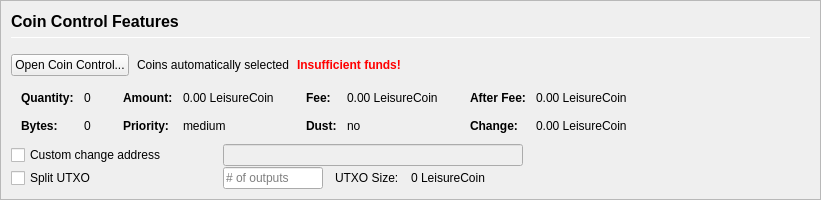
         <widget class="QFrame" name="frameCoinControl">
          <property name="sizePolicy">
           <sizepolicy hsizetype="Expanding" vsizetype="Expanding">
            <horstretch>0</horstretch>
            <verstretch>0</verstretch>
           </sizepolicy>
          </property>
          <property name="maximumSize">
           <size>
            <width>16777215</width>
            <height>16777215</height>
           </size>
          </property>
          <property name="frameShape">
           <enum>QFrame::StyledPanel</enum>
          </property>
          <property name="frameShadow">
           <enum>QFrame::Sunken</enum>
          </property>
          <layout class="QVBoxLayout" name="verticalLayoutCoinControl2">
           <property name="spacing">
            <number>0</number>
           </property>
           <property name="leftMargin">
            <number>0</number>
           </property>
           <property name="topMargin">
            <number>0</number>
           </property>
           <property name="rightMargin">
            <number>0</number>
           </property>
           <property name="bottomMargin">
            <number>0</number>
           </property>
           <item>
            <widget class="QFrame" name="frameCoinControl_BG">
             <layout class="QVBoxLayout" name="verticalLayoutCoinControl" stretch="0,0,0,0,0,0">
              <property name="spacing">
               <number>1</number>
              </property>
              <property name="leftMargin">
               <number>10</number>
              </property>
              <property name="topMargin">
               <number>10</number>
              </property>
              <item>
               <layout class="QHBoxLayout" name="horizontalLayoutCoinControl1">
                <property name="bottomMargin">
                 <number>15</number>
                </property>
                <item>
                 <layout class="QVBoxLayout" name="verticalLayout_3">
                  <property name="spacing">
                   <number>6</number>
                  </property>
                  <item>
                   <widget class="QLabel" name="labelCoinControlFeatures">
                    <property name="sizePolicy">
                     <sizepolicy hsizetype="Preferred" vsizetype="Maximum">
                      <horstretch>0</horstretch>
                      <verstretch>0</verstretch>
                     </sizepolicy>
                    </property>
                    <property name="minimumSize">
                     <size>
                      <width>0</width>
                      <height>20</height>
                     </size>
                    </property>
                    <property name="font">
                     <font>
                      <pointsize>12</pointsize>
                      <weight>75</weight>
                      <bold>true</bold>
                     </font>
                    </property>
                    <property name="styleSheet">
                     <string notr="true">font-weight:bold;</string>
                    </property>
                    <property name="text">
                     <string>Coin Control Features</string>
                    </property>
                   </widget>
                  </item>
                  <item>
                   <widget class="Line" name="line">
                    <property name="minimumSize">
                     <size>
                      <width>0</width>
                      <height>1</height>
                     </size>
                    </property>
                    <property name="maximumSize">
                     <size>
                      <width>16777215</width>
                      <height>1</height>
                     </size>
                    </property>
                    <property name="orientation">
                     <enum>Qt::Horizontal</enum>
                    </property>
                   </widget>
                  </item>
                 </layout>
                </item>
               </layout>
              </item>
              <item>
               <layout class="QHBoxLayout" name="horizontalLayoutCoinControl2" stretch="0,0,0,0">
                <property name="spacing">
                 <number>8</number>
                </property>
                <property name="bottomMargin">
                 <number>10</number>
                </property>
                <item>
                 <widget class="QPushButton" name="pushButtonCoinControl">
                  <property name="styleSheet">
                   <string notr="true"/>
                  </property>
                  <property name="text">
                   <string>Open Coin Control...</string>
                  </property>
                  <property name="autoDefault">
                   <bool>false</bool>
                  </property>
                 </widget>
                </item>
                <item>
                 <widget class="QLabel" name="labelCoinControlAutomaticallySelected">
                  <property name="text">
                   <string>Coins automatically selected</string>
                  </property>
                  <property name="margin">
                   <number>5</number>
                  </property>
                 </widget>
                </item>
                <item>
                 <widget class="QLabel" name="labelCoinControlInsuffFunds">
                  <property name="font">
                   <font>
                    <weight>75</weight>
                    <bold>true</bold>
                   </font>
                  </property>
                  <property name="styleSheet">
                   <string notr="true">color:red;font-weight:bold;</string>
                  </property>
                  <property name="text">
                   <string>Insufficient funds!</string>
                  </property>
                  <property name="margin">
                   <number>5</number>
                  </property>
                 </widget>
                </item>
                <item>
                 <spacer name="horizontalSpacerCoinControl">
                  <property name="orientation">
                   <enum>Qt::Horizontal</enum>
                  </property>
                  <property name="sizeHint" stdset="0">
                   <size>
                    <width>40</width>
                    <height>1</height>
                   </size>
                  </property>
                 </spacer>
                </item>
               </layout>
              </item>
              <item>
               <widget class="QWidget" name="widgetCoinControl" native="true">
                <property name="sizePolicy">
                 <sizepolicy hsizetype="Preferred" vsizetype="Preferred">
                  <horstretch>0</horstretch>
                  <verstretch>0</verstretch>
                 </sizepolicy>
                </property>
                <property name="minimumSize">
                 <size>
                  <width>0</width>
                  <height>0</height>
                 </size>
                </property>
                <property name="styleSheet">
                 <string notr="true"/>
                </property>
                <layout class="QHBoxLayout" name="horizontalLayoutCoinControl5">
                 <property name="leftMargin">
                  <number>0</number>
                 </property>
                 <property name="topMargin">
                  <number>0</number>
                 </property>
                 <property name="rightMargin">
                  <number>0</number>
                 </property>
                 <property name="bottomMargin">
                  <number>0</number>
                 </property>
                 <item>
                  <layout class="QHBoxLayout" name="horizontalLayoutCoinControl3" stretch="0,0,0,1">
                   <property name="spacing">
                    <number>20</number>
                   </property>
                   <property name="topMargin">
                    <number>0</number>
                   </property>
                   <property name="bottomMargin">
                    <number>10</number>
                   </property>
                   <item>
                    <layout class="QFormLayout" name="formLayoutCoinControl1">
                     <property name="horizontalSpacing">
                      <number>10</number>
                     </property>
                     <property name="verticalSpacing">
                      <number>14</number>
                     </property>
                     <property name="leftMargin">
                      <number>10</number>
                     </property>
                     <property name="topMargin">
                      <number>4</number>
                     </property>
                     <property name="rightMargin">
                      <number>6</number>
                     </property>
                     <item row="0" column="0">
                      <widget class="QLabel" name="labelCoinControlQuantityText">
                       <property name="font">
                        <font>
                         <weight>75</weight>
                         <bold>true</bold>
                        </font>
                       </property>
                       <property name="text">
                        <string>Quantity:</string>
                       </property>
                       <property name="margin">
                        <number>0</number>
                       </property>
                      </widget>
                     </item>
                     <item row="0" column="1">
                      <widget class="QLabel" name="labelCoinControlQuantity">
                       <property name="cursor">
                        <cursorShape>IBeamCursor</cursorShape>
                       </property>
                       <property name="contextMenuPolicy">
                        <enum>Qt::ActionsContextMenu</enum>
                       </property>
                       <property name="text">
                        <string notr="true">0</string>
                       </property>
                       <property name="margin">
                        <number>0</number>
                       </property>
                       <property name="textInteractionFlags">
                        <set>Qt::LinksAccessibleByMouse|Qt::TextSelectableByKeyboard|Qt::TextSelectableByMouse</set>
                       </property>
                      </widget>
                     </item>
                     <item row="1" column="0">
                      <widget class="QLabel" name="labelCoinControlBytesText">
                       <property name="font">
                        <font>
                         <weight>75</weight>
                         <bold>true</bold>
                        </font>
                       </property>
                       <property name="text">
                        <string>Bytes:</string>
                       </property>
                      </widget>
                     </item>
                     <item row="1" column="1">
                      <widget class="QLabel" name="labelCoinControlBytes">
                       <property name="cursor">
                        <cursorShape>IBeamCursor</cursorShape>
                       </property>
                       <property name="contextMenuPolicy">
                        <enum>Qt::ActionsContextMenu</enum>
                       </property>
                       <property name="text">
                        <string notr="true">0</string>
                       </property>
                       <property name="textInteractionFlags">
                        <set>Qt::LinksAccessibleByMouse|Qt::TextSelectableByKeyboard|Qt::TextSelectableByMouse</set>
                       </property>
                      </widget>
                     </item>
                    </layout>
                   </item>
                   <item>
                    <layout class="QFormLayout" name="formLayoutCoinControl2">
                     <property name="horizontalSpacing">
                      <number>10</number>
                     </property>
                     <property name="verticalSpacing">
                      <number>14</number>
                     </property>
                     <property name="leftMargin">
                      <number>6</number>
                     </property>
                     <property name="topMargin">
                      <number>4</number>
                     </property>
                     <property name="rightMargin">
                      <number>6</number>
                     </property>
                     <item row="0" column="0">
                      <widget class="QLabel" name="labelCoinControlAmountText">
                       <property name="font">
                        <font>
                         <weight>75</weight>
                         <bold>true</bold>
                        </font>
                       </property>
                       <property name="text">
                        <string>Amount:</string>
                       </property>
                       <property name="margin">
                        <number>0</number>
                       </property>
                      </widget>
                     </item>
                     <item row="0" column="1">
                      <widget class="QLabel" name="labelCoinControlAmount">
                       <property name="cursor">
                        <cursorShape>IBeamCursor</cursorShape>
                       </property>
                       <property name="contextMenuPolicy">
                        <enum>Qt::ActionsContextMenu</enum>
                       </property>
                       <property name="text">
                        <string notr="true">0.00 LeisureCoin</string>
                       </property>
                       <property name="textInteractionFlags">
                        <set>Qt::LinksAccessibleByMouse|Qt::TextSelectableByKeyboard|Qt::TextSelectableByMouse</set>
                       </property>
                      </widget>
                     </item>
                     <item row="1" column="0">
                      <widget class="QLabel" name="labelCoinControlPriorityText">
                       <property name="font">
                        <font>
                         <weight>75</weight>
                         <bold>true</bold>
                        </font>
                       </property>
                       <property name="text">
                        <string>Priority:</string>
                       </property>
                      </widget>
                     </item>
                     <item row="1" column="1">
                      <widget class="QLabel" name="labelCoinControlPriority">
                       <property name="cursor">
                        <cursorShape>IBeamCursor</cursorShape>
                       </property>
                       <property name="contextMenuPolicy">
                        <enum>Qt::ActionsContextMenu</enum>
                       </property>
                       <property name="text">
                        <string>medium</string>
                       </property>
                       <property name="textInteractionFlags">
                        <set>Qt::LinksAccessibleByMouse|Qt::TextSelectableByKeyboard|Qt::TextSelectableByMouse</set>
                       </property>
                      </widget>
                     </item>
                    </layout>
                   </item>
                   <item>
                    <layout class="QFormLayout" name="formLayoutCoinControl3">
                     <property name="horizontalSpacing">
                      <number>10</number>
                     </property>
                     <property name="verticalSpacing">
                      <number>14</number>
                     </property>
                     <property name="leftMargin">
                      <number>6</number>
                     </property>
                     <property name="topMargin">
                      <number>4</number>
                     </property>
                     <property name="rightMargin">
                      <number>6</number>
                     </property>
                     <item row="0" column="0">
                      <widget class="QLabel" name="labelCoinControlFeeText">
                       <property name="font">
                        <font>
                         <weight>75</weight>
                         <bold>true</bold>
                        </font>
                       </property>
                       <property name="text">
                        <string>Fee:</string>
                       </property>
                       <property name="margin">
                        <number>0</number>
                       </property>
                      </widget>
                     </item>
                     <item row="0" column="1">
                      <widget class="QLabel" name="labelCoinControlFee">
                       <property name="cursor">
                        <cursorShape>IBeamCursor</cursorShape>
                       </property>
                       <property name="contextMenuPolicy">
                        <enum>Qt::ActionsContextMenu</enum>
                       </property>
                       <property name="text">
                        <string notr="true">0.00 LeisureCoin</string>
                       </property>
                       <property name="textInteractionFlags">
                        <set>Qt::LinksAccessibleByMouse|Qt::TextSelectableByKeyboard|Qt::TextSelectableByMouse</set>
                       </property>
                      </widget>
                     </item>
                     <item row="1" column="0">
                      <widget class="QLabel" name="labelCoinControlLowOutputText">
                       <property name="font">
                        <font>
                         <weight>75</weight>
                         <bold>true</bold>
                        </font>
                       </property>
                       <property name="text">
                        <string>Dust:</string>
                       </property>
                      </widget>
                     </item>
                     <item row="1" column="1">
                      <widget class="QLabel" name="labelCoinControlLowOutput">
                       <property name="cursor">
                        <cursorShape>IBeamCursor</cursorShape>
                       </property>
                       <property name="contextMenuPolicy">
                        <enum>Qt::ActionsContextMenu</enum>
                       </property>
                       <property name="text">
                        <string>no</string>
                       </property>
                       <property name="textInteractionFlags">
                        <set>Qt::LinksAccessibleByMouse|Qt::TextSelectableByKeyboard|Qt::TextSelectableByMouse</set>
                       </property>
                      </widget>
                     </item>
                    </layout>
                   </item>
                   <item>
                    <layout class="QFormLayout" name="formLayoutCoinControl4">
                     <property name="horizontalSpacing">
                      <number>10</number>
                     </property>
                     <property name="verticalSpacing">
                      <number>14</number>
                     </property>
                     <property name="leftMargin">
                      <number>6</number>
                     </property>
                     <property name="topMargin">
                      <number>4</number>
                     </property>
                     <property name="rightMargin">
                      <number>6</number>
                     </property>
                     <item row="0" column="0">
                      <widget class="QLabel" name="labelCoinControlAfterFeeText">
                       <property name="font">
                        <font>
                         <weight>75</weight>
                         <bold>true</bold>
                        </font>
                       </property>
                       <property name="text">
                        <string>After Fee:</string>
                       </property>
                       <property name="margin">
                        <number>0</number>
                       </property>
                      </widget>
                     </item>
                     <item row="0" column="1">
                      <widget class="QLabel" name="labelCoinControlAfterFee">
                       <property name="cursor">
                        <cursorShape>IBeamCursor</cursorShape>
                       </property>
                       <property name="contextMenuPolicy">
                        <enum>Qt::ActionsContextMenu</enum>
                       </property>
                       <property name="text">
                        <string notr="true">0.00 LeisureCoin</string>
                       </property>
                       <property name="textInteractionFlags">
                        <set>Qt::LinksAccessibleByMouse|Qt::TextSelectableByKeyboard|Qt::TextSelectableByMouse</set>
                       </property>
                      </widget>
                     </item>
                     <item row="1" column="0">
                      <widget class="QLabel" name="labelCoinControlChangeText">
                       <property name="font">
                        <font>
                         <weight>75</weight>
                         <bold>true</bold>
                        </font>
                       </property>
                       <property name="text">
                        <string>Change:</string>
                       </property>
                      </widget>
                     </item>
                     <item row="1" column="1">
                      <widget class="QLabel" name="labelCoinControlChange">
                       <property name="cursor">
                        <cursorShape>IBeamCursor</cursorShape>
                       </property>
                       <property name="contextMenuPolicy">
                        <enum>Qt::ActionsContextMenu</enum>
                       </property>
                       <property name="text">
                        <string notr="true">0.00 LeisureCoin</string>
                       </property>
                       <property name="textInteractionFlags">
                        <set>Qt::LinksAccessibleByMouse|Qt::TextSelectableByKeyboard|Qt::TextSelectableByMouse</set>
                       </property>
                      </widget>
                     </item>
                    </layout>
                   </item>
                  </layout>
                 </item>
                </layout>
               </widget>
              </item>
              <item>
               <layout class="QHBoxLayout" name="horizontalLayoutCoinControl4">
                <property name="spacing">
                 <number>12</number>
                </property>
                <property name="sizeConstraint">
                 <enum>QLayout::SetDefaultConstraint</enum>
                </property>
                <property name="topMargin">
                 <number>0</number>
                </property>
                <property name="rightMargin">
                 <number>0</number>
                </property>
                <item>
                 <widget class="QCheckBox" name="checkBoxCoinControlChange">
                  <property name="sizePolicy">
                   <sizepolicy hsizetype="Preferred" vsizetype="Preferred">
                    <horstretch>0</horstretch>
                    <verstretch>0</verstretch>
                   </sizepolicy>
                  </property>
                  <property name="minimumSize">
                   <size>
                    <width>200</width>
                    <height>0</height>
                   </size>
                  </property>
                  <property name="maximumSize">
                   <size>
                    <width>200</width>
                    <height>16777215</height>
                   </size>
                  </property>
                  <property name="toolTip">
                   <string>If this is activated, but the change address is empty or invalid, change will be sent to a newly generated address.</string>
                  </property>
                  <property name="text">
                   <string>Custom change address</string>
                  </property>
                 </widget>
                </item>
                <item>
                 <widget class="QValidatedLineEdit" name="lineEditCoinControlChange">
                  <property name="enabled">
                   <bool>false</bool>
                  </property>
                  <property name="sizePolicy">
                   <sizepolicy hsizetype="Preferred" vsizetype="Preferred">
                    <horstretch>0</horstretch>
                    <verstretch>0</verstretch>
                   </sizepolicy>
                  </property>
                  <property name="minimumSize">
                   <size>
                    <width>300</width>
                    <height>0</height>
                   </size>
                  </property>
                 </widget>
                </item>
                <item>
                 <widget class="QLabel" name="labelCoinControlChangeLabel">
                  <property name="sizePolicy">
                   <sizepolicy hsizetype="Preferred" vsizetype="Preferred">
                    <horstretch>0</horstretch>
                    <verstretch>0</verstretch>
                   </sizepolicy>
                  </property>
                  <property name="minimumSize">
                   <size>
                    <width>100</width>
                    <height>0</height>
                   </size>
                  </property>
                  <property name="text">
                   <string/>
                  </property>
                  <property name="margin">
                   <number>3</number>
                  </property>
                 </widget>
                </item>
               </layout>
              </item>
              <item>
               <layout class="QHBoxLayout" name="horizontalLayoutCoinControl6">
                <property name="spacing">
                 <number>12</number>
                </property>
                <property name="rightMargin">
                 <number>0</number>
                </property>
                <item>
                 <widget class="QCheckBox" name="splitBlockCheckBox">
                  <property name="sizePolicy">
                   <sizepolicy hsizetype="Preferred" vsizetype="Preferred">
                    <horstretch>0</horstretch>
                    <verstretch>0</verstretch>
                   </sizepolicy>
                  </property>
                  <property name="minimumSize">
                   <size>
                    <width>200</width>
                    <height>0</height>
                   </size>
                  </property>
                  <property name="maximumSize">
                   <size>
                    <width>200</width>
                    <height>16777215</height>
                   </size>
                  </property>
                  <property name="text">
                   <string>Split UTXO</string>
                  </property>
                 </widget>
                </item>
                <item>
                 <widget class="QLineEdit" name="splitBlockLineEdit">
                  <property name="sizePolicy">
                   <sizepolicy hsizetype="Preferred" vsizetype="Preferred">
                    <horstretch>50</horstretch>
                    <verstretch>0</verstretch>
                   </sizepolicy>
                  </property>
                  <property name="minimumSize">
                   <size>
                    <width>100</width>
                    <height>0</height>
                   </size>
                  </property>
                  <property name="maximumSize">
                   <size>
                    <width>100</width>
                    <height>16777215</height>
                   </size>
                  </property>
                  <property name="placeholderText">
                   <string># of outputs</string>
                  </property>
                 </widget>
                </item>
                <item>
                 <widget class="QLabel" name="labelBlockSizeText">
                  <property name="text">
                   <string>UTXO Size:</string>
                  </property>
                 </widget>
                </item>
                <item>
                 <widget class="QLabel" name="labelBlockSize">
                  <property name="text">
                   <string>0 LeisureCoin</string>
                  </property>
                 </widget>
                </item>
                <item>
                 <spacer name="horizontalSpacer_7">
                  <property name="orientation">
                   <enum>Qt::Horizontal</enum>
                  </property>
                  <property name="sizeHint" stdset="0">
                   <size>
                    <width>40</width>
                    <height>20</height>
                   </size>
                  </property>
                 </spacer>
                </item>
               </layout>
              </item>
              <item>
               <spacer name="verticalSpacerCoinControl">
                <property name="orientation">
                 <enum>Qt::Vertical</enum>
                </property>
                <property name="sizeHint" stdset="0">
                 <size>
                  <width>800</width>
                  <height>1</height>
                 </size>
                </property>
               </spacer>
              </item>
             </layout>
            </widget>
           </item>
          </layout>
         </widget>
